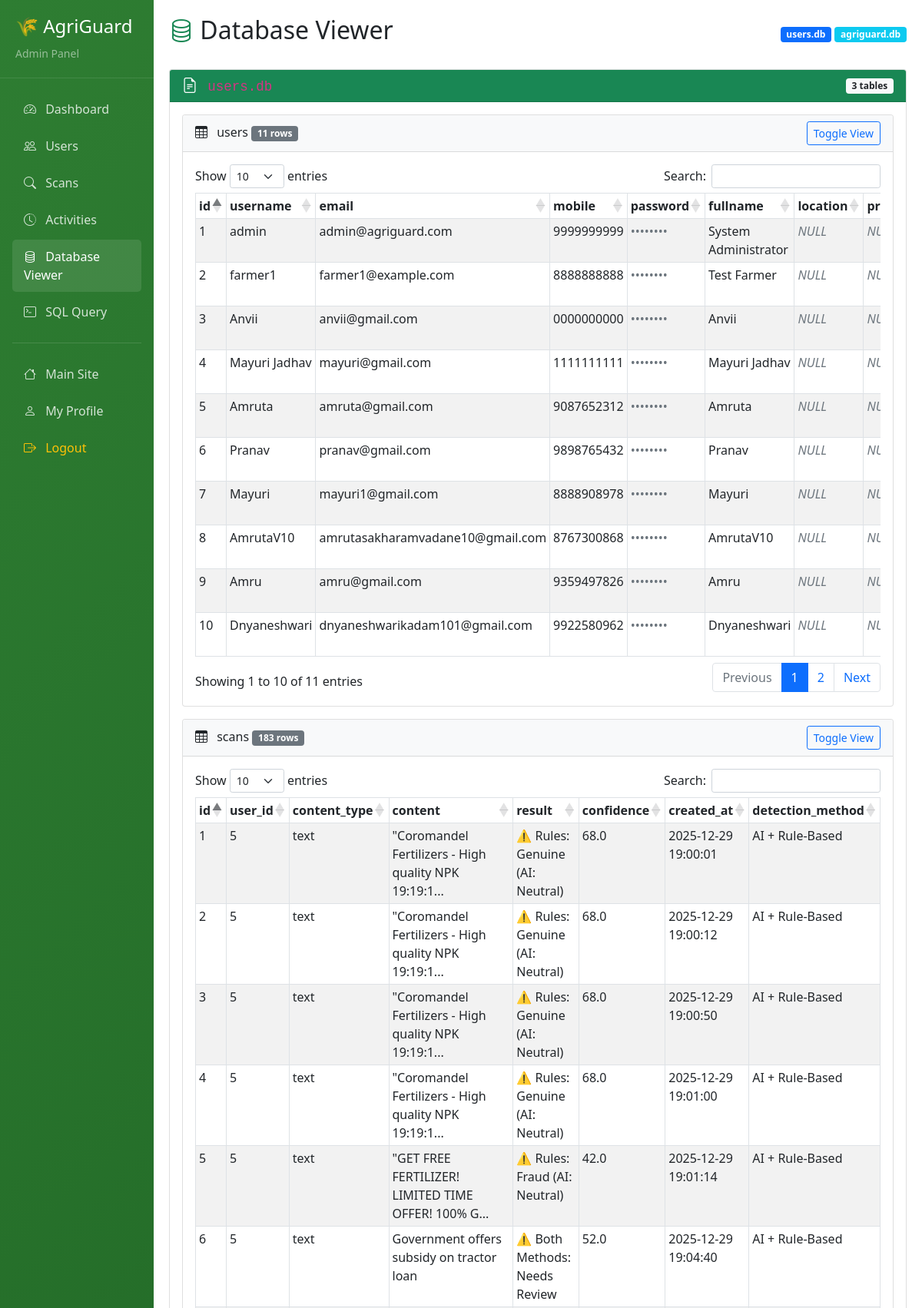
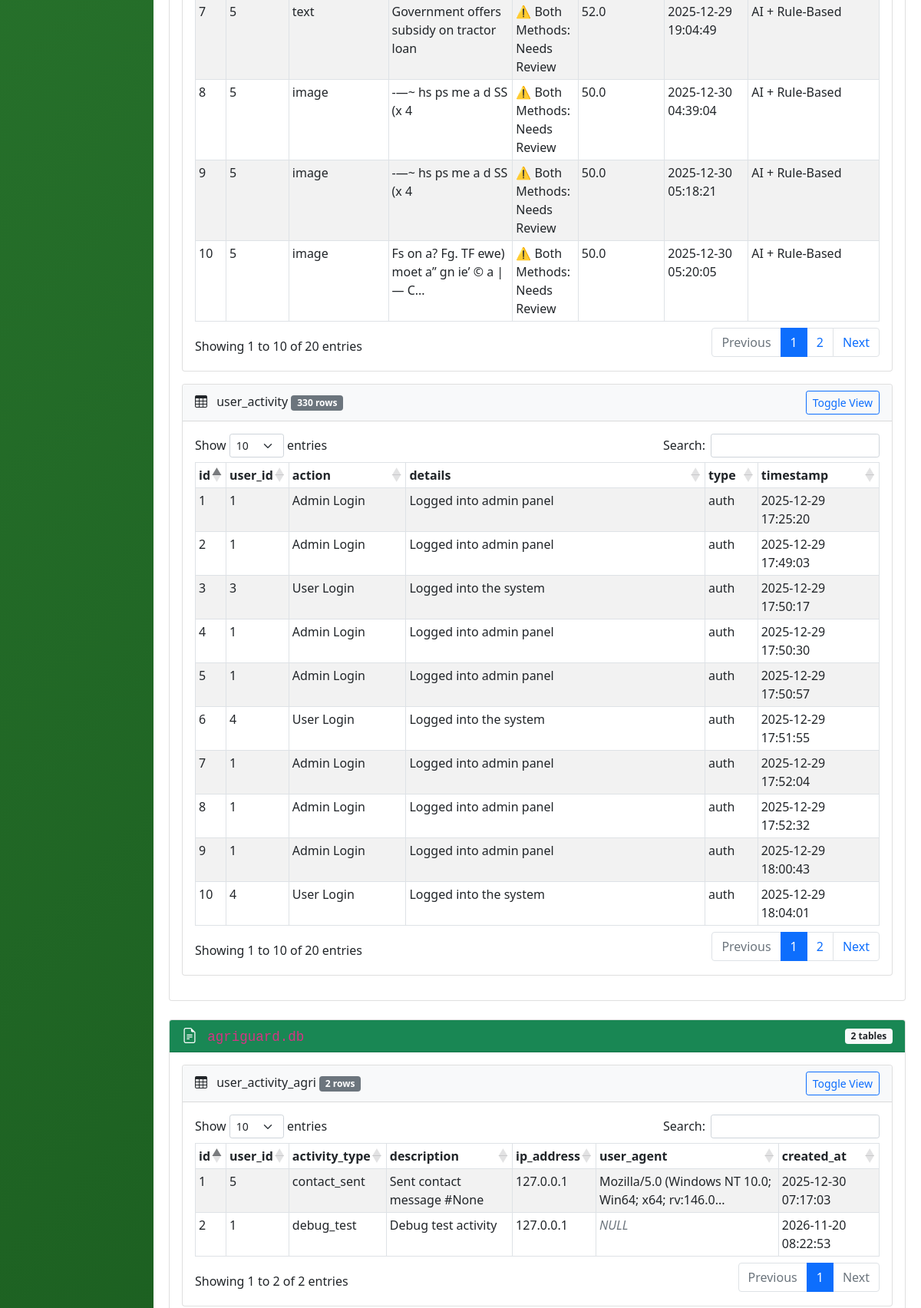
The app's page /admin/database-viewer (signed in, upper part) with its own data (2 pictures, top to bottom).
### tables this page shows
CREATE TABLE users(
                id INTEGER PRIMARY KEY AUTOINCREMENT,
                username TEXT UNIQUE NOT NULL,
                email TEXT UNIQUE NOT NULL,
                mobile TEXT UNIQUE NOT NULL,
                password TEXT NOT NULL,
                fullname TEXT,
                location TEXT,
                profile_pic TEXT,
                language TEXT DEFAULT 'en',
                email_notifications BOOLEAN DEFAULT 1,
                account_type TEXT DEFAULT 'standard',
                created_at TIMESTAMP DEFAULT CURRENT_TIMESTAMP,
                reset_token TEXT,
                reset_token_expiry DATETIME
            , role TEXT);

CREATE TABLE scans (
                id INTEGER PRIMARY KEY AUTOINCREMENT,
                user_id INTEGER,
                content_type TEXT,
                content TEXT,
                result TEXT,
                confidence REAL,
                created_at TIMESTAMP DEFAULT CURRENT_TIMESTAMP, detection_method TEXT DEFAULT 'rule-based',
                FOREIGN KEY (user_id) REFERENCES users(id) ON DELETE CASCADE
            );

CREATE TABLE user_activity (
                id INTEGER PRIMARY KEY AUTOINCREMENT,
                user_id INTEGER,
                action TEXT,
                details TEXT,
                type TEXT,
                timestamp TIMESTAMP DEFAULT CURRENT_TIMESTAMP,
                FOREIGN KEY (user_id) REFERENCES users(id) ON DELETE CASCADE
            );

### app.py (the view)
@app.route("/admin/database-viewer")
@admin_required
def admin_database_viewer():
    import sqlite3
    import json
    db_files = ['users.db', 'agriguard.db']
    databases = {}
    for db_file in db_files:
        try:
            conn = sqlite3.connect(db_file)
            conn.row_factory = sqlite3.Row
            cursor = conn.cursor()
            cursor.execute("SELECT name FROM sqlite_master WHERE type='table' AND name NOT LIKE 'sqlite_%'")
            tables = [row[0] for row in cursor.fetchall()]
            db_tables = {}
            for table in tables:
                cursor.execute(f"SELECT COUNT(*) as count FROM {table}")
                count = cursor.fetchone()['count']
                cursor.execute(f"SELECT * FROM {table} LIMIT 20")
                rows = [dict(row) for row in cursor.fetchall()]
                if rows:
                    columns = list(rows[0].keys())
                else:
                    cursor.execute(f"PRAGMA table_info({table})")
                    columns = [row[1] for row in cursor.fetchall()]
                db_tables[table] = {
                    'columns': columns,
                    'row_count': count,
                    'data': rows
                }
            databases[db_file] = db_tables
            conn.close()
        except Exception as e:
            databases[db_file] = {'error': str(e)}
    return render_template("admin_database_viewer.html",
                         databases=databases,
                         is_admin=True)

### app.py (called while the page is built)
def admin_required(f):
    @wraps(f)
    def decorated_function(*args, **kwargs):
        if 'user_id' not in session:
            flash("Please login first", "error")
            return redirect(url_for('login_selector'))
        user_role = session.get('role', 'farmer').lower()
        is_admin = user_role == 'admin'
        print(f"DEBUG: Checking admin access - role={user_role}, is_admin={is_admin}")
        print(f"DEBUG: Full session keys: {list(session.keys())}")
        if not is_admin:
            print(f"❌ Admin access denied for user {session.get('username')} with role {user_role}")
            flash(f"Admin access required! Your role is: {user_role}", "error")
            return render_template("admin_access.html")
        print(f"✅ Admin access granted for user {session.get('username')}")
        return f(*args, **kwargs)
    return decorated_function

@app.context_processor
def inject_user():
    is_admin = False
    if 'user_id' in session:
        user_role = session.get('role', 'farmer').lower()
        is_admin = (user_role == 'admin')
    return dict(
        current_user=session.get("username"),
        current_lang=session.get("lang", "en"),
        is_logged_in="user_id" in session,
        is_admin=is_admin,
        current_path=request.path,
        ml_available=ML_AVAILABLE
   )

### templates/admin_database_viewer.html (shortened to what this page needs)
<!DOCTYPE html>
<html lang="en">
<head>
    <link href="https://cdn.jsdelivr.net/npm/bootstrap@5.1.3/dist/css/bootstrap.min.css" rel="stylesheet">
    <link rel="stylesheet" href="https://cdn.jsdelivr.net/npm/bootstrap-icons@1.8.1/font/bootstrap-icons.css">
    <link rel="stylesheet" href="https://cdn.datatables.net/1.11.5/css/dataTables.bootstrap5.min.css">
</head>
<body>
    {% extends "admin_base.html" %}
    {% block content %}
    <div class="d-flex justify-content-between align-items-center mb-4">
        <h2><i class="bi bi-database text-success"></i> Database Viewer</h2>
        <div>
            <span class="badge bg-primary">users.db</span>
            <span class="badge bg-info">agriguard.db</span>
        </div>
    </div>
    {% for db_file, tables in databases.items() %}
    <div class="card mb-4">
        <div class="card-header bg-success text-white d-flex justify-content-between align-items-center">
            <h5 class="mb-0">
                <i class="bi bi-file-earmark-text me-2"></i>
                <code>{{ db_file }}</code>
            </h5>
            <span class="badge bg-light text-dark">{{ tables|length }} tables</span>
        </div>
        <div class="card-body">
            {% if tables is mapping %}
                {% for table_name, table_data in tables.items() %}
                <div class="card mb-3">
                    <div class="card-header bg-light">
                        <h6 class="mb-0 d-flex justify-content-between align-items-center">
                            <span>
                                <i class="bi bi-table me-2"></i>
                                {{ table_name }}
                                <span class="badge bg-secondary">{{ table_data.row_count }} rows</span>
                            </span>
                            <button class="btn btn-sm btn-outline-primary"
                                    type="button"
                                    data-bs-toggle="collapse"
                                    data-bs-target="#table-{{ db_file|replace('.', '-') }}-{{ table_name }}">
                                Toggle View
                            </button>
                        </h6>
                    </div>
                    <div class="collapse show" id="table-{{ db_file|replace('.', '-') }}-{{ table_name }}">
                        <div class="card-body">
                            {% if table_data.data %}
                            <div class="table-responsive">
                                <table class="table table-sm table-striped table-bordered"
                                       id="table-{{ db_file|replace('.', '-') }}-{{ table_name }}-data">
                                    <thead>
                                        <tr>
                                            {% for col in table_data.columns %}
                                            <th>{{ col }}</th>
                                            {% endfor %}
                                        </tr>
                                    </thead>
                                    <tbody>
                                        {% for row in table_data.data %}
                                        <tr>
                                            {% for col in table_data.columns %}
                                            <td>
                                                {% if col in ['password', 'reset_token'] %}
                                                <span class="text-muted">••••••••</span>
                                                {% elif row[col] is none %}
                                                <em class="text-muted">NULL</em>
                                                {% elif row[col] is string and row[col]|length > 50 %}
                                                <span title="{{ row[col] }}" data-bs-toggle="tooltip">
                                                    {{ row[col][:50] }}...
                                                </span>
                                                {% else %}
                                                {{ row[col] }}
                                                {% endif %}
                                            </td>
                                            {% endfor %}
                                        </tr>
                                        {% endfor %}
                                    </tbody>
                                </table>
                            </div>
                            {% else %}
                            <div class="alert alert-info">
                                No records found in this table.
                            </div>
                            {% endif %}
                        </div>
                    </div>
                </div>
                {% endfor %}
            {% else %}
                <div class="alert alert-danger">
                    <strong>Error:</strong> {{ tables.error }}
                </div>
            {% endif %}
        </div>
    </div>
    {% endfor %}
    {% endblock %}

### records on screen
users: id "1" "admin" "admin@agriguard.com" "9999999999" "System Administrator"
users: id "2" "farmer1" "farmer1@example.com" "8888888888" "Test Farmer"
users: id "3" "Anvii" "anvii@gmail.com" "0000000000" "Anvii"
users: id "4" "Mayuri Jadhav" "mayuri@gmail.com" "1111111111" "Mayuri Jadhav"
users: id "5" "Amruta" "amruta@gmail.com" "9087652312" "Amruta"
users: id "6" "Pranav" "pranav@gmail.com" "9898765432" "Pranav"
users: id "7" "Mayuri" "mayuri1@gmail.com" "8888908978" "Mayuri"
users: id "8" "AmrutaV10" "amrutasakharamvadane10@gmail.com" "8767300868" "AmrutaV10"
users: id "9" "Amru" "amru@gmail.com" "9359497826" "Amru"
users: id "10" "Dnyaneshwari" "dnyaneshwarikadam101@gmail.com" "9922580962" "Dnyaneshwari"
scans: id "1" "5" "text" "⚠️ Rules: Genuine (AI: Neutral)" "68.0" "2025-12-29 19:00:01" "AI + Rule-Based", content "\"Coromandel Fertilizers - High quality NPK 19:19:1"
scans: id "2" "5" "text" "⚠️ Rules: Genuine (AI: Neutral)" "68.0" "2025-12-29 19:00:12" "AI + Rule-Based", content "\"Coromandel Fertilizers - High quality NPK 19:19:1"
scans: id "3" "5" "text" "⚠️ Rules: Genuine (AI: Neutral)" "68.0" "2025-12-29 19:00:50" "AI + Rule-Based", content "\"Coromandel Fertilizers - High quality NPK 19:19:1"
scans: id "4" "5" "text" "⚠️ Rules: Genuine (AI: Neutral)" "68.0" "2025-12-29 19:01:00" "AI + Rule-Based", content "\"Coromandel Fertilizers - High quality NPK 19:19:1"
scans: id "5" "5" "text" "⚠️ Rules: Fraud (AI: Neutral)" "42.0" "2025-12-29 19:01:14" "AI + Rule-Based", content "\"GET FREE FERTILIZER! LIMITED TIME OFFER! 100% G"
scans: id "6" "5" "text" "Government offers subsidy on tractor loan" "⚠️ Both Methods: Needs Review" "52.0" "2025-12-29 19:04:40" "AI + Rule-Based"
scans: id "7" "5" "text" "Government offers subsidy on tractor loan" "⚠️ Both Methods: Needs Review" "52.0" "2025-12-29 19:04:49" "AI + Rule-Based"
scans: id "8" "5" "image" "-—~ hs ps me a d SS (x 4" "⚠️ Both Methods: Needs Review" "50.0" "2025-12-30 04:39:04" "AI + Rule-Based"
scans: id "9" "5" "image" "-—~ hs ps me a d SS (x 4" "⚠️ Both Methods: Needs Review" "50.0" "2025-12-30 05:18:21" "AI + Rule-Based"
scans: id "10" "5" "image" "⚠️ Both Methods: Needs Review" "50.0" "2025-12-30 05:20:05" "AI + Rule-Based", content "Fs on a? Fg. TF ewe) moet a” gn ie’ © a | — C"
user_activity: id "1" "1" "Admin Login" "Logged into admin panel" "auth" "2025-12-29 17:25:20"
user_activity: id "2" "1" "Admin Login" "Logged into admin panel" "auth" "2025-12-29 17:49:03"
user_activity: id "3" "3" "User Login" "Logged into the system" "auth" "2025-12-29 17:50:17"
user_activity: id "4" "1" "Admin Login" "Logged into admin panel" "auth" "2025-12-29 17:50:30"
user_activity: id "5" "1" "Admin Login" "Logged into admin panel" "auth" "2025-12-29 17:50:57"
user_activity: id "6" "4" "User Login" "Logged into the system" "auth" "2025-12-29 17:51:55"
user_activity: id "7" "1" "Admin Login" "Logged into admin panel" "auth" "2025-12-29 17:52:04"
user_activity: id "8" "1" "Admin Login" "Logged into admin panel" "auth" "2025-12-29 17:52:32"
user_activity: id "9" "1" "Admin Login" "Logged into admin panel" "auth" "2025-12-29 18:00:43"
user_activity: id "10" "4" "User Login" "Logged into the system" "auth" "2025-12-29 18:04:01"

### other values on screen
{{ tables|length }} "3" "2"
{{ table_name }} "users" "scans" "user_activity" "user_activity_agri"
{{ table_data.row_count }} "11" "183" "330" "2"
{{ col }} "id" "username" "email" "mobile" "password" "fullname" "location" "id" "user_id" "content_type" "content" "result" "confidence" "created_at" "detection_method" "id" "user_id" "action" "details" "type" "timestamp" "id" "user_id" "activity_type" "description" "ip_address" "user_agent" "created_at"
{{ row[col] }} "1" "5" "contact_sent" "Sent contact message #None" "127.0.0.1" "2025-12-30 07:17:03" "2" "1" "debug_test" "Debug test activity" "127.0.0.1" "2026-11-20 08:22:53"
{{ row[col][:50] }} "Mozilla/5.0 (Windows NT 10.0; Win64; x64; rv:146.0"
